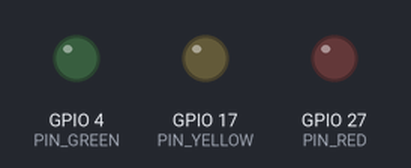
Recording of a program running on a simulated Raspberry Pi (BCM pin numbers). Shown: output pins drawn as LEDs (lit = HIGH). What the program prints to the terminal is not drawn. At 2.0 s the program stops and its outputs stay as they are.

Above: at 0.1 s.
At 2.1 s:
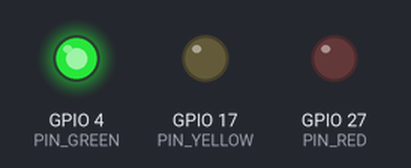
Timing chart, 0 to 3.5 s (numbered marks = the images above):
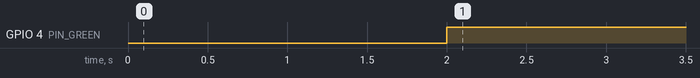

Measured:
- by itself, GPIO 4 (PIN_GREEN): LOW → HIGH at 2.0 s

The program:

main.py
```python
#!/usr/bin/env python2
import time
import RPi.GPIO as GPIO

# RPi.GPIO use BCM Layout (instead of BOARD)
GPIO.setmode(GPIO.BCM)

PIN_RED = 27
PIN_YELLOW = 17
PIN_GREEN = 4

GPIO.setup(PIN_RED, GPIO.OUT)
GPIO.setup(PIN_YELLOW, GPIO.OUT)
GPIO.setup(PIN_GREEN, GPIO.OUT)

# Turn off everything
GPIO.output(PIN_RED, GPIO.LOW)
GPIO.output(PIN_YELLOW, GPIO.LOW)
GPIO.output(PIN_GREEN, GPIO.LOW)

print("Everything initialized")

time.sleep(2)
GPIO.output(PIN_GREEN, GPIO.HIGH)
```
